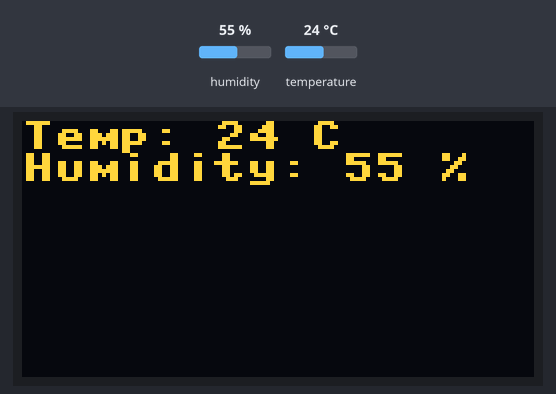
A program run on a simulated MicroPython board. Parts: 128×64 one-colour display. The test bench sets the inputs (shaded band); at power-on: humidity 55 %, temperature 24 °C. The OLED is the two-colour kind (top 16 rows yellow); library files of the repository ran but are not shown: ssd1306.py.

Above: at 1.2 s.
1.3 s: humidity set to 22 %
At 5.9 s:
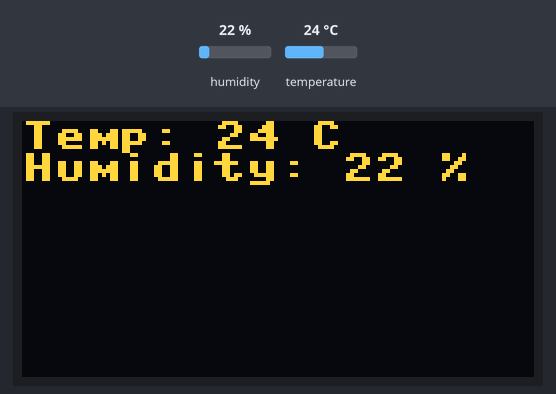
11.7 s: temperature set to 12 °C
At 16.6 s:
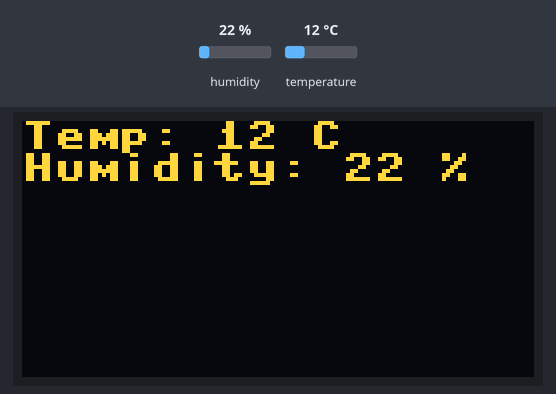
21.8 s: humidity set to 40 %
At 26.0 s:
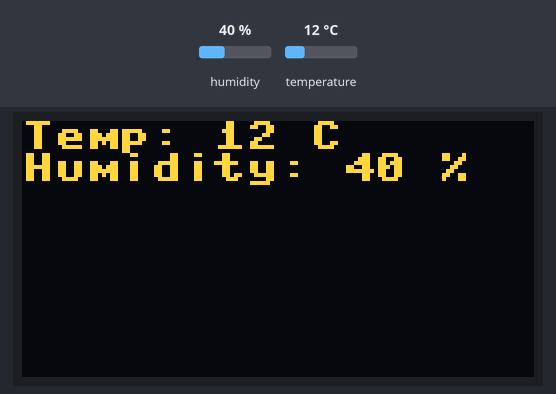
32.0 s: temperature set to 19 °C
Timing chart, 0 to 35.0 s (numbered marks = the images above; inputs shaded):
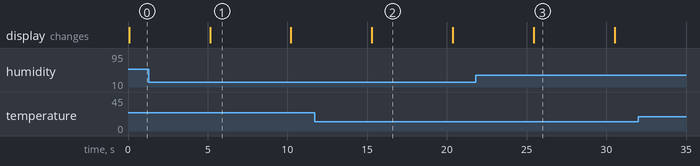

Measured:
- after the input at 1.3 s, the display: first differs from a run without the input after 3.8 s (image 1)
- after the input at 11.7 s, the display: first differs from a run without the input after 3.6 s (image 2)
- after the input at 21.8 s, the display: first differs from a run without the input after 3.6 s (image 3)
- what the display in image 1 shows lasts 5.1 s, from 5.1 s to 10.2 s

The program:

main.py
```python
import dht
import machine
from machine import Pin, I2C
import ssd1306
import time


def temp_sensor():
    d = dht.DHT11(machine.Pin(4))
    d.measure()
    data = [d.temperature(), d.humidity()]
    return data

def oled(input):
    # using default address 0x3C
    i2c = I2C(sda=Pin(23), scl=Pin(22))
    display = ssd1306.SSD1306_I2C(128, 64, i2c)
    display.text(f"Temp: {input[0]} C", 0, 0, 1)
    display.text(f"Humidity: {input[1]} %", 0, 8, 1)
    display.show()


if __name__ == "__main__":
    while True:
        climate_data = temp_sensor()
        oled(climate_data)
        time.sleep(5)
```
